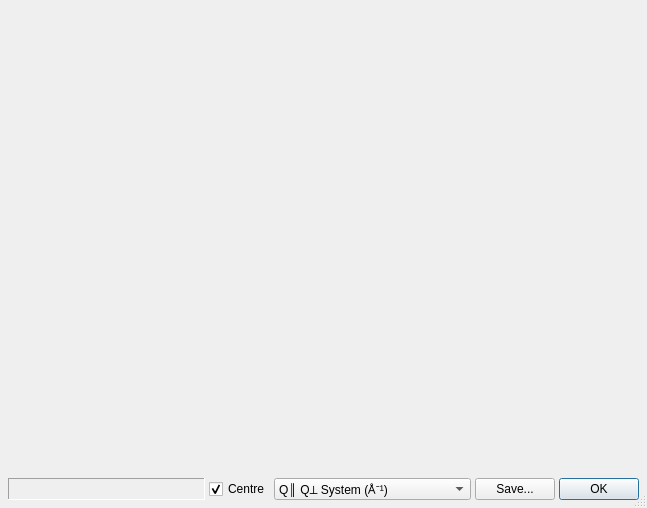
<?xml version="1.0" encoding="UTF-8"?>
<ui version="4.0">
 <class>EllipseDlg</class>
 <widget class="QDialog" name="EllipseDlg">
  <property name="geometry">
   <rect>
    <x>0</x>
    <y>0</y>
    <width>647</width>
    <height>508</height>
   </rect>
  </property>
  <property name="windowTitle">
   <string>Resolution Ellipses</string>
  </property>
  <property name="sizeGripEnabled">
   <bool>true</bool>
  </property>
  <layout class="QGridLayout" name="gridLayout">
   <property name="leftMargin">
    <number>4</number>
   </property>
   <property name="topMargin">
    <number>4</number>
   </property>
   <property name="rightMargin">
    <number>4</number>
   </property>
   <property name="bottomMargin">
    <number>4</number>
   </property>
   <property name="spacing">
    <number>4</number>
   </property>
   <item row="2" column="0" colspan="2">
    <widget class="QFrame" name="frame">
     <property name="frameShape">
      <enum>QFrame::NoFrame</enum>
     </property>
     <property name="frameShadow">
      <enum>QFrame::Plain</enum>
     </property>
     <layout class="QHBoxLayout" name="horizontalLayout">
      <property name="spacing">
       <number>4</number>
      </property>
      <property name="leftMargin">
       <number>4</number>
      </property>
      <property name="topMargin">
       <number>4</number>
      </property>
      <property name="rightMargin">
       <number>4</number>
      </property>
      <property name="bottomMargin">
       <number>4</number>
      </property>
      <item>
       <widget class="QLabel" name="labelStatus">
        <property name="sizePolicy">
         <sizepolicy hsizetype="Ignored" vsizetype="Preferred">
          <horstretch>0</horstretch>
          <verstretch>0</verstretch>
         </sizepolicy>
        </property>
        <property name="frameShape">
         <enum>QFrame::Panel</enum>
        </property>
        <property name="frameShadow">
         <enum>QFrame::Sunken</enum>
        </property>
        <property name="text">
         <string/>
        </property>
       </widget>
      </item>
      <item>
       <widget class="QCheckBox" name="checkCenter">
        <property name="sizePolicy">
         <sizepolicy hsizetype="Fixed" vsizetype="Preferred">
          <horstretch>0</horstretch>
          <verstretch>0</verstretch>
         </sizepolicy>
        </property>
        <property name="toolTip">
         <string>Centre Ellipses on Coordinate Origin.</string>
        </property>
        <property name="text">
         <string>Centre</string>
        </property>
        <property name="checked">
         <bool>true</bool>
        </property>
       </widget>
      </item>
      <item>
       <widget class="QComboBox" name="comboCoord">
        <property name="sizePolicy">
         <sizepolicy hsizetype="Preferred" vsizetype="Preferred">
          <horstretch>0</horstretch>
          <verstretch>0</verstretch>
         </sizepolicy>
        </property>
        <property name="toolTip">
         <string>Set Coordinate Basis.</string>
        </property>
        <item>
         <property name="text">
          <string>Q∥ Q⟂ System (Å⁻¹)</string>
         </property>
        </item>
        <item>
         <property name="text">
          <string>hkl System (rlu)</string>
         </property>
        </item>
        <item>
         <property name="text">
          <string>Scattering Plane System (rlu)</string>
         </property>
        </item>
       </widget>
      </item>
      <item>
       <widget class="QPushButton" name="btnSave">
        <property name="sizePolicy">
         <sizepolicy hsizetype="Fixed" vsizetype="Fixed">
          <horstretch>0</horstretch>
          <verstretch>0</verstretch>
         </sizepolicy>
        </property>
        <property name="toolTip">
         <string>Save Ellipse Graphs as Script.</string>
        </property>
        <property name="text">
         <string>Save...</string>
        </property>
       </widget>
      </item>
      <item>
       <widget class="QDialogButtonBox" name="buttonBox">
        <property name="sizePolicy">
         <sizepolicy hsizetype="Fixed" vsizetype="Preferred">
          <horstretch>0</horstretch>
          <verstretch>0</verstretch>
         </sizepolicy>
        </property>
        <property name="toolTip">
         <string>Close the Dialog.</string>
        </property>
        <property name="orientation">
         <enum>Qt::Horizontal</enum>
        </property>
        <property name="standardButtons">
         <set>QDialogButtonBox::Ok</set>
        </property>
       </widget>
      </item>
     </layout>
    </widget>
   </item>
   <item row="0" column="0">
    <widget class="QwtPlot" name="plot1">
     <property name="sizePolicy">
      <sizepolicy hsizetype="Preferred" vsizetype="Preferred">
       <horstretch>1</horstretch>
       <verstretch>1</verstretch>
      </sizepolicy>
     </property>
    </widget>
   </item>
   <item row="1" column="1">
    <widget class="QwtPlot" name="plot4">
     <property name="sizePolicy">
      <sizepolicy hsizetype="Preferred" vsizetype="Preferred">
       <horstretch>1</horstretch>
       <verstretch>1</verstretch>
      </sizepolicy>
     </property>
    </widget>
   </item>
   <item row="0" column="1">
    <widget class="QwtPlot" name="plot2">
     <property name="sizePolicy">
      <sizepolicy hsizetype="Preferred" vsizetype="Preferred">
       <horstretch>1</horstretch>
       <verstretch>1</verstretch>
      </sizepolicy>
     </property>
    </widget>
   </item>
   <item row="1" column="0">
    <widget class="QwtPlot" name="plot3">
     <property name="sizePolicy">
      <sizepolicy hsizetype="Preferred" vsizetype="Preferred">
       <horstretch>1</horstretch>
       <verstretch>1</verstretch>
      </sizepolicy>
     </property>
    </widget>
   </item>
  </layout>
 </widget>
 <customwidgets>
  <customwidget>
   <class>QwtPlot</class>
   <extends>QFrame</extends>
   <header>qwt_plot.h</header>
  </customwidget>
 </customwidgets>
 <tabstops>
  <tabstop>checkCenter</tabstop>
  <tabstop>comboCoord</tabstop>
  <tabstop>btnSave</tabstop>
 </tabstops>
 <resources/>
 <connections>
  <connection>
   <sender>buttonBox</sender>
   <signal>accepted()</signal>
   <receiver>EllipseDlg</receiver>
   <slot>accept()</slot>
   <hints>
    <hint type="sourcelabel">
     <x>248</x>
     <y>254</y>
    </hint>
    <hint type="destinationlabel">
     <x>157</x>
     <y>274</y>
    </hint>
   </hints>
  </connection>
  <connection>
   <sender>buttonBox</sender>
   <signal>rejected()</signal>
   <receiver>EllipseDlg</receiver>
   <slot>reject()</slot>
   <hints>
    <hint type="sourcelabel">
     <x>316</x>
     <y>260</y>
    </hint>
    <hint type="destinationlabel">
     <x>286</x>
     <y>274</y>
    </hint>
   </hints>
  </connection>
 </connections>
</ui>
